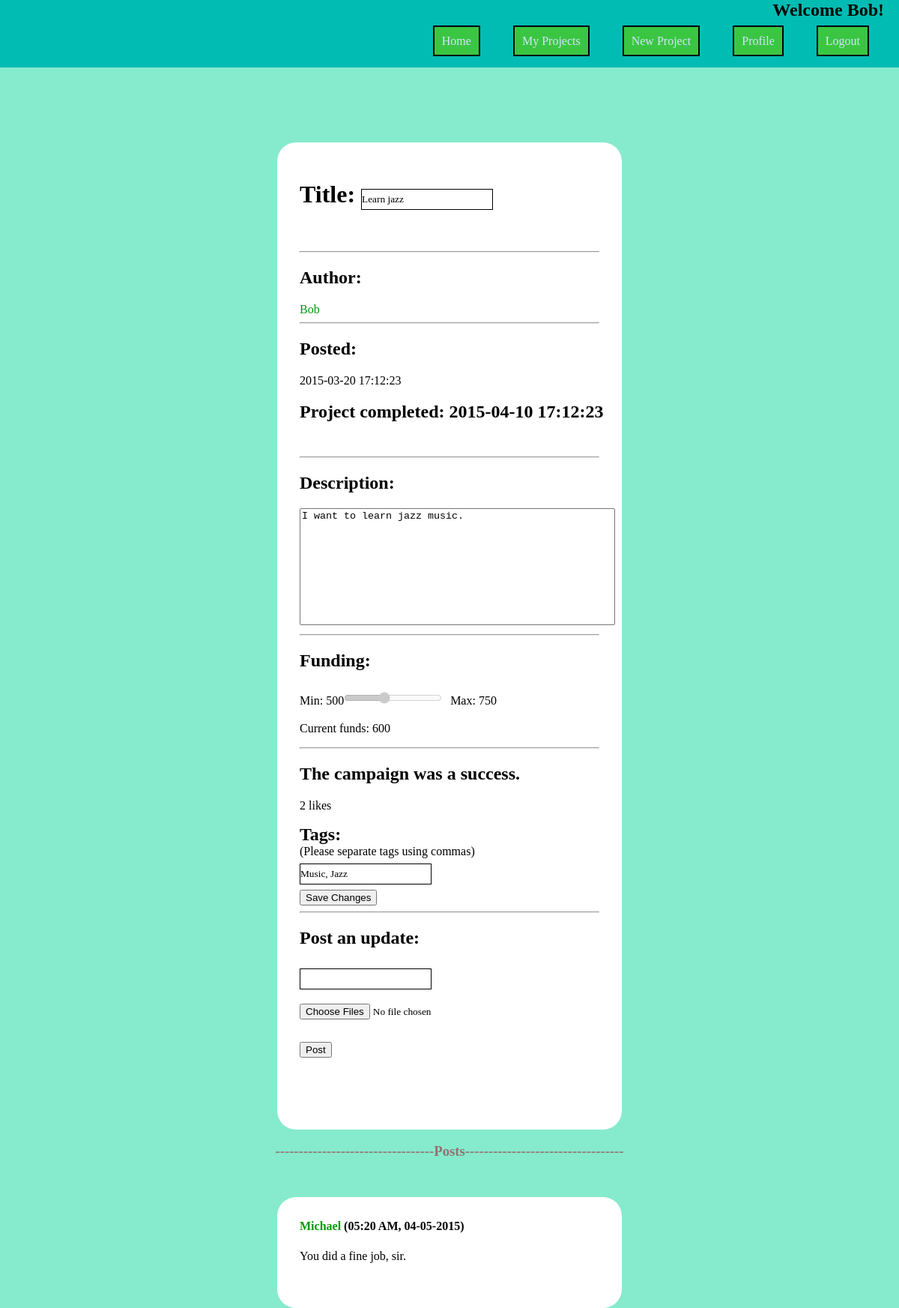
/?controller=pages&action=project&pid=201 (signed in), run on the app's committed database.
### tables this page shows
CREATE TABLE Project (
  pid INTEGER NOT NULL,           --INTEGER primary keys autoincrement in SQLite3
  username VARCHAR(15) NOT NULL,
  pname VARCHAR(15) NOT NULL,
  description TEXT,
  post_time DATETIME NOT NULL,
  proj_completed BIT NOT NULL,    --if project has been completed yet
  completion_time DATETIME,       --date the project was completed
  minfunds REAL NOT NULL,
  maxfunds REAL NOT NULL,
  camp_end_time DATETIME NOT NULL,--date the campaign ends
  camp_finished BIT NOT NULL,     --if campaign is completed yet
  camp_success BIT NOT NULL,      --if the min funds were reached in time
  PRIMARY KEY (pid),
  FOREIGN KEY (username) REFERENCES User(username)
);

### index.php (called while the page is built, shortened)
<?php
    require_once('db.php');
    require_once('view/layout.php');
?>

### db.php (called while the page is built, shortened)
<?php
    class DB {
        private static $instance = null;
        private $db;
        private function __construct() {
            $dbname = $_SERVER['DOCUMENT_ROOT'].'/Flint/flint.db';
            $this->db = new PDO("sqlite:{$dbname}");
        }
        public static function getInstance() {
            if (!isset(self::$instance)) {
                self::$instance = new DB();
            }
            return self::$instance;
        }
        public function runSelect($query, $entries) {
            $db = $this->db;
            $statement = $db->prepare($query);
            if ($entries) {
                $statement->execute($entries);
            } else {
                $statement->execute();
            }
            $results = $statement->fetchAll();
            if ($results) {
                return $this->resultsToArray($results);
            } else {
                return null;
            }
        }
        public function resultsToArray($results) {
            $allitems = array();
            foreach ($results as $row) {
                $item = array();
                foreach (array_keys($row) as $key) {
                    if (gettype($key) != "integer") {
                        $item[$key] = $row[$key];
                    }
                }
                array_push($allitems, $item);
            }
            return($allitems);
        }
    }
?>

### model/project.php (called while the page is built, shortened)
<?php
    class Project {
        public function __construct($pid, $username, $pname, $description, $post_time,
                $proj_completed, $completion_time, $minfunds, $maxfunds, $camp_end_time,
                $camp_finished, $camp_success, $tags) {
            $this->pid = $pid;
            $this->username = $username;
            $this->pname = $pname;
            $this->description = $description;
            $this->post_time = $post_time;
            $this->proj_completed = $proj_completed;
            $this->completion_time = $completion_time;
            $this->minfunds = $minfunds;
            $this->maxfunds = $maxfunds;
            $this->camp_finished = $camp_finished;
            $this->tags = $tags;
        }
        public static function getProject($pid) {
            $db = DB::getInstance();
            $q = "SELECT * FROM Project WHERE pid=:p;";
            $entries = array(":p" => $pid);
            $results = $db->runSelect($q, $entries);
            $tags = self::getProjectTags($pid);
            if ($results) {
                $row = $results[0];
                $project = new Project(
                        $row['pid'],
                        $row['username'],
                        $row['pname'],
                        $row['description'],
                        $row['post_time'],
                        $row['proj_completed'],
                        $row['completion_time'],
                        $row['minfunds'],
                        $row['maxfunds'],
                        $row['camp_end_time'],
                        $row['camp_finished'],
                        $row['camp_success'],
                        $tags
                    );
                return $project;
            } else {
                return null;
            }
        }
        public static function getProjectTags($pid) {
            $db = DB::getInstance();
            $q = "SELECT name AS tag_name FROM Project JOIN Ptags USING(pid) "
                ."JOIN Tags USING(tid) WHERE pid=:p;";
            $e = [':p' => $pid];
            $results = $db->runSelect($q, $e);
            $tags = [];
            if ($results) {
                foreach ($results as $row) {
                    $tags[] = $row['tag_name'];
                }
            }
            return $tags;
        }
        public static function getLikes($pid) {
            $db = DB::getInstance();
            $q = "SELECT username, ltime FROM Likes WHERE pid=:p;";
            $entries = array(":p" => $pid);
            $results = $db->runSelect($q, $entries);
            if ($results) {
                $users = [];
                foreach ($results as $row) {
                    $users[$row['username']] = $row['ltime'];
                }
                return $users;
            } else {
                return null;
            }
        }
    }
?>

### model/post.php (called while the page is built, shortened)
<?php
    class Post {
        public function __construct($id, $author, $pid, $comment,
                    $ctime, $pname, $owner, $mediaNames) {
            $this->author = $author;
            $this->comment = $comment;
            $this->ctime = $ctime;
        }
        public static function getUpdates($pid) {
            $db = DB::getInstance();
            $q = "SELECT uid, username, pid, comment, ctime FROM ProjectUpdate "
                ."WHERE pid=:p ORDER BY ctime DESC;";
            $results = $db->runSelect($q, [':p' => $pid]);
            if ($results) {
                $posts = [];
                foreach ($results as $row) {
                    $mediaNames = self::getMedia($row['uid']);
                    $posts[] = new Post($row['uid'], $row['username'], $row['pid'],
                        $row['comment'], $row['ctime'], null, true, $mediaNames);
                }
                return $posts;
            } else {
                return null;
            }
        }
        public static function getComments($pid) {
            $db = DB::getInstance();
            $q = "SELECT cid, username, pid, comment, ctime FROM Comment "
                ."WHERE pid=:p ORDER BY ctime DESC;";
            $results = $db->runSelect($q, [':p' => $pid]);
            if ($results) {
                $posts = [];
                foreach ($results as $row) {
                    $posts[] = new Post($row['cid'], $row['username'], $row['pid'],
                        $row['comment'], $row['ctime'], null, true, null);
                }
                return $posts;
            } else {
                return null;
            }
        }
    }
?>

### model/donation.php (called while the page is built, shortened)
<?php
    class Donation {
        public static function getTotalDonations($pid) {
            $db = DB::getInstance();
            $q = "SELECT SUM(amount) AS total FROM Donation WHERE pid=:p GROUP BY pid;";
            $entries = array(":p" => $pid);
            $results = $db->runSelect($q, $entries);
            if ($results) {
                $row = $results[0];
                return $row['total'];
            } else {
                return null;
            }
        }
    }
?>

### view/pages/project_view.php (the view, shortened to what this page needs)
<link rel="stylesheet" href="/Flint/view/pages/css/project.css" />
<div id="container">
    <?php
        $owner = ($_SESSION['username'] == $project->username);
        if ($owner) {
            echo "<h1>Title: "
                ."<input id='title' type='text' value='".$project->pname."'>"
                ."</h1>";
        } else {
            echo "<h1>".$project->pname."</h1>";
        }
    ?>
    <br />
    <hr>
    <h2>Author:</h2>
    <a class='entry-title' href='/Flint/?controller=pages&action=user&user=<?php
            echo $project->username; ?>'><?php echo $project->username; ?></a>
    <hr>
    <h2>Posted:</h2>
    <p><?php echo $project->post_time; ?></p>
    <?php if ($project->proj_completed) {
            echo "<h2>Project completed: ".$project->completion_time."</h2>";
        }?>
    <br />
    <hr>
    <h2>Description:</h2>
    <?php
        if ($owner) {
            echo "<textarea id='description' type='text' rows='10' cols='50'>"
                .$project->description."</textarea>";
        } else {
            echo "<p>".$project->description."</p>";
        }
    ?>
    <br />
    <hr>
    <h2>Funding:</h2>
    <p>Min: <?php echo $project->minfunds; ?><input id='donation-scale' type='range'
            min='<?php echo $project->minfunds; ?>'
            max='<?php echo $project->maxfunds; ?>'
            value='<?php echo $totalFunds ? $totalFunds : 0; ?>' disabled>
        Max: <?php echo $project->maxfunds; ?>
    </p>
    <p id='current-funds'>
        Current funds: <?php echo $totalFunds ? $totalFunds : 0; ?></p>
    <?php
    if ($project->camp_finished) {
        echo "<hr><h2>The campaign was "
            .($project->camp_success ? "" : "not ")."a success.</h2>";
    } else if ($project->username != $_SESSION['username']) {
        ?>
        <hr>
        <h2>Would you be willing to donate?</h2>
        <input type='number' name='donation' id='donation' step='1'
                title="Whole numbers" pattern="[0-9]">
        <button type='button' id='submit'
                onclick='donate(<?php echo $project->pid; ?>)'>Donate</button>
        <p id='reply'></p>
        <?php
    }
        ?>
        <?php
    echo "<p id='likes'>".count($likes)." likes</p>";
    if ($owner) {
        ?>
        <h2 style='margin: 0;'>Tags: </h2>
        <p style='margin: 0;'>(Please separate tags using commas)</p>
        <?php
        $tags = $project->tags;
        $str = "";
        for ($i = 0; $i < count($tags); $i++) {
            $str .= $tags[$i].($i+1 == count($tags) ? "" : ", ");
        }
        echo "<input type='text' id='tags-input' value='{$str}'><br />";
        echo "<button id='save' onclick='saveChanges("
                .$project->pid.")'>Save Changes</button>";
    } else {
        echo getTags($project);
    }
    if ($owner) {
        echo "<hr><h2 id='post-title'>Post an update: </h2>";
    } else {
        echo "<hr><h2 id='post-title'>Post a comment: </h2>";
    }
    ?>
    <form method="POST" id='post-form'>
    <input type='text' id='post-content' name='content'>
    <?php
        if ($owner) {
            echo "<input type='file' name='upfiles[]' id='uploader' multiple>";
        }
    ?>
    </form>
    <br />
    <button type='button' id='post-button'
       onclick='post(
        <?php echo $project->pid.','.intval($owner).',"'.$_SESSION['username'].'"';
        ?>)'>Post</button>
</div>
<?php
    foreach (displayPosts($updates, $comments) as $post) {
        echo $post;
    }
    function displayPosts($updates, $comments) {
        $posts = [];
        if ($updates || $comments) {
            echo "<h3 class='divider'>
                    ----------------------------------Posts----------------------------------
                  </h3>";
        }
        if ($comments) {
            foreach ($comments as $comment) {
                $html = "
                    <div class='entry comment-post'>
                        <h4>
                            <a class='entry-title'
                                href='/Flint/?controller=pages&action=user&user="
                                . $comment->author
                                . "'>"
                                . $comment->author . "
                            </a>
                            ("
                            . date('h:i A, m-d-Y', strtotime($comment->ctime)).")
                        </h4>
                        <p>"
                        . $comment->comment . "
                        </p>
                    </div>
                ";
                $posts[] = $html;
            }
        }
        return $posts;
    }
?>

### view/common.css (style rules this page uses)
html { width: 100%; }
body { margin: 0; padding: 0; padding-top: 90px; display: block; background-color: rgb(134, 234, 204); }
.divider { margin-bottom: 0; padding-bottom: 0; text-align: center; color: rgb(148,113,113); }
#container { width: 400px; height: 15%; border-radius: 25px; padding: 30px 30px 80px 30px; background-color: white; margin: 100px auto 0px auto; }
#container h2 { white-space: nowrap; }
.entry { text-align: center; background-color: red; width: 400px; height: 15%; border-radius: 25px; padding: 30px 30px 60px 30px; background-color: white; margin: 50px auto 0px auto; }
.entry { text-align: left; }
.entry h4 { margin-top: 0px; }
.entry-title { text-decoration: none; color: rgb(0,152,5); }
.entry p { margin: 0; }
input { font-family: cursive; margin: 7px; display: inline-block; background-color: rgb(134, 234, 204); border: none; padding: 5px 10px; }

### view/pages/css/project.css (style rules this page uses)
input { background-color: white; border: 1px solid black; margin-left: 0px; padding-left: 0px; }
input[type="file"] { border: none; }
input[type="range"] { padding: 0; }
textarea { resize: none; }

### data on the page
project: pname "Learn jazz", username "Bob", post_time "2015-03-20 17:12:23", completion_time "2015-04-10 17:12:23", description "I want to learn jazz music.", minfunds "500", maxfunds "750"

### other printed values
$_SESSION['username'] "Bob"
$totalFunds "600"
count($likes) "2"
$comment->author "Michael"
date('h:i A, m-d-Y', strtotime($comment->ctime)) "05:20 AM, 04-05-2015"
$comment->comment "You did a fine job, sir."
